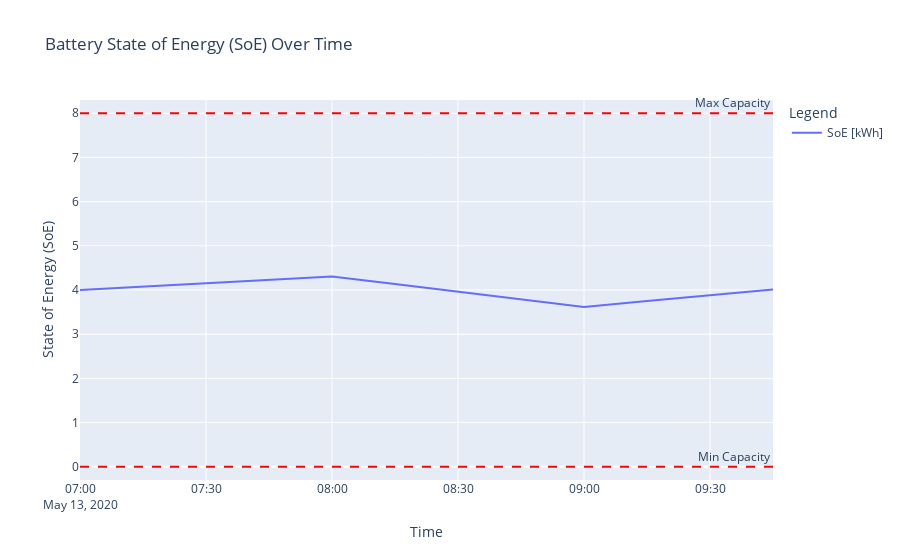

Notebook code for this chart:
### Code cell
ev1.plot_battery_soe(max_soe=8.0)

### Figure 1 — Plotly figure (JSON) as saved in the notebook; plotly's stock layout.template omitted (floating-point values rounded to 4 significant figures)
{"data": [{"mode": "lines", "name": "SoE [kWh]", "type": "scatter", "x": ["2020-05-13T07:00:00+00:00", "2020-05-13T07:15:00+00:00", "2020-05-13T07:30:00+00:00", "2020-05-13T07:45:00+00:00", "2020-05-13T08:00:00+00:00", "2020-05-13T08:15:00+00:00", "2020-05-13T08:30:00+00:00", "2020-05-13T08:45:00+00:00", "2020-05-13T09:00:00+00:00", "2020-05-13T09:15:00+00:00", "2020-05-13T09:30:00+00:00", "2020-05-13T09:45:00+00:00"], "y": [4.0, 4.077, 4.153, 4.23, 4.306, 4.134, 3.961, 3.789, 3.616, 3.748, 3.881, 4.013]}], "layout": {"annotations": [{"showarrow": false, "text": "Min Capacity", "x": 1, "xanchor": "right", "xref": "x domain", "y": 0, "yanchor": "bottom", "yref": "y"}, {"showarrow": false, "text": "Max Capacity", "x": 1, "xanchor": "right", "xref": "x domain", "y": 8, "yanchor": "bottom", "yref": "y"}], "legend": {"title": {"text": "Legend"}}, "shapes": [{"line": {"color": "red", "dash": "dash"}, "type": "line", "x0": 0, "x1": 1, "xref": "x domain", "y0": 0, "y1": 0, "yref": "y"}, {"line": {"color": "red", "dash": "dash"}, "type": "line", "x0": 0, "x1": 1, "xref": "x domain", "y0": 8, "y1": 8, "yref": "y"}], "showlegend": true, "title": {"text": "Battery State of Energy (SoE) Over Time"}, "xaxis": {"title": {"text": "Time"}}, "yaxis": {"range": [-0.3, 8.3], "title": {"text": "State of Energy (SoE)"}}}}
